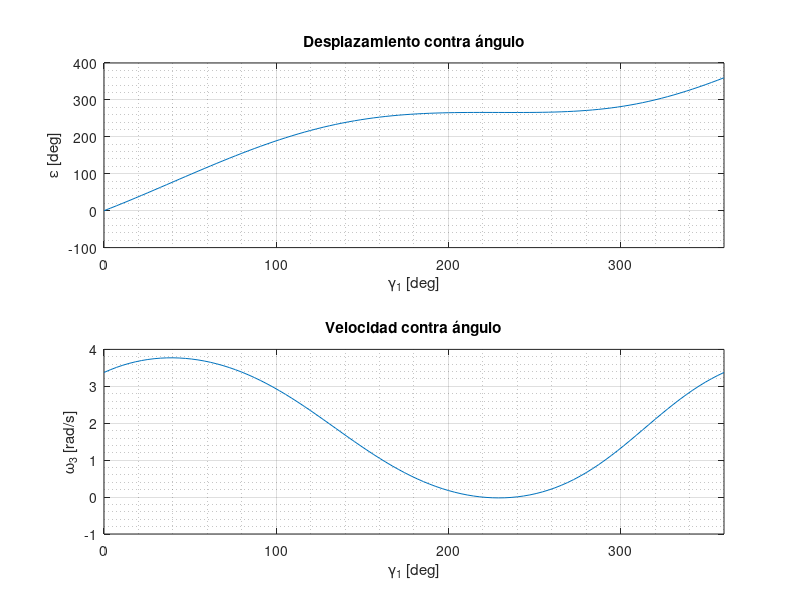

Recreate this plot in MATLAB.
clear; clc;

I4 = 3.1;
I1 = 0.8;
I2 = 2.5;
I3 = 2.5;

r1 = 1;
r2 = 1.5;
r3 = 1;

gamma = 45.855;

theta1 = linspace(0 + gamma, 360 + gamma);
omega1 = 1.875;

O4A = sqrt(I4^2 + I1^2 - 2*I4*I1*cosd(theta1));

beta = asind(I1./O4A.*sind(theta1));
phi = acosd((I2^2 + O4A.^2 - I3^2) ./ (2*I2*O4A));
delta = asind(I2/I3*sind(phi));

theta2 = phi - beta;
theta4 = -(beta + delta);
theta3 = theta4 - 180;

O2x = zeros(1, length(theta1));
O2y = zeros(1, length(theta1));

Ax = I1*cosd(theta1);
Ay = I1*sind(theta1);

Bx = I4 + I3*cosd(theta3);
By = I3*sind(theta3);

theta30 = -242.6061;
theta20 = 62.6063;

thetac = theta1 + I2/r3*((theta3 - theta2) - (theta30 - theta20)) - 66.045;

omegac = r1/r3*omega1 + I1/r3*omega1*(sind(theta1 - theta2) ... 
         ./ sind(theta3 - theta2) - sind(theta1 - theta3) ... 
         ./ sind(theta3 - theta2));

subplot(2, 1, 1);
plot(linspace(0, 360, length(theta1)), thetac);
xlim([0 360]);
title('Desplazamiento contra ángulo');
xlabel('\gamma_{1} [deg]');
ylabel('\epsilon [deg]');
grid;
grid minor;

subplot(2, 1, 2);
plot(linspace(0, 360, length(theta1)), omegac);
xlim([0 360]);
title('Velocidad contra ángulo');
xlabel('\gamma_{1} [deg]');
ylabel('\omega_{3} [rad/s]');
grid;
grid minor;